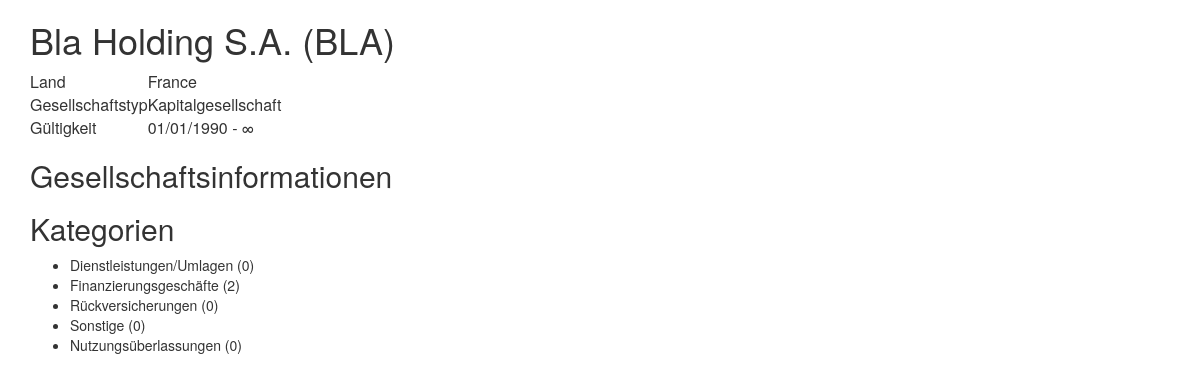
/company/2/, run on the app's committed database.
### documenter/models.py (models this page shows, shortened)
class Company(models.Model):
    shortname = models.CharField(max_length=50, unique=True)
    name = models.CharField(max_length=255)
    category = models.ForeignKey(CompanyCategory)
    country = models.CharField(max_length=2, choices=ISO31661a2)
    data_json = models.TextField(default='{}')
    begin = models.DateField(default=datetime.date.today())
    end = models.DateField(blank=True, null=True)

class CompanyCategory(models.Model):
    name = models.CharField(max_length=120)
    template_json = models.TextField()
    def __str__(self):
        return self.name

class DealingCategory(models.Model):
    name = models.CharField(max_length=120)
    template_json = models.TextField(default='{}')

### documenter/views.py (the view)
# urls.py: url(r'^company/(?P<id>\d+)/$', CompanyDetailView.as_view(), name='company-detail-view'),
class CompanyDetailView(View):
    def get(self, request, *args, **kwargs):
        company = Company.objects.get(pk=self.kwargs['id'])
        categories = DealingCategory.objects.annotate(
            num_dealings=Count(Case(
                When(Q(dealing__beneficiary=company) | Q(dealing__supplier=company), then=1),
            ))
        )
        dealing_list = Dealing.objects.filter(Q(beneficiary=company) | Q(supplier=company))
        return render(request, 'documenter/company_detail.html', context={
            'company': company,
            'categories': categories,
            'dealing_list': dealing_list
        })

### documenter/templatetags/documenter_filter.py (called while the page is built)
@register.filter(is_safe=False)
def date_or_infinite(value):
    if value is None:
        return mark_safe('&#8734;')
    try:
        return formats.date_format(value, "SHORT_DATE_FORMAT")
    except AttributeError:
        try:
            return format(value, "SHORT_DATE_FORMAT")
        except AttributeError:
            return ''

### documenter/templates/documenter/company_detail.html (shortened to what this page needs)
{% extends 'base.html' %}
{% load static %}
{% load documenter_filter %}
{% block content %}
<div class="col-md-12">
    <h1>{{ company.name }} ({{ company.shortname }})</h1>
    <table>
        <tr>
            <td>Land</td>
            <td>{{ company.get_country_display }}</td>
        </tr>
        <tr>
            <td>Gesellschaftstyp</td>
            <td>{{ company.category }}</td>
        </tr>
        <tr>
            <td>Gültigkeit</td>
            <td>{{ company.begin|date_or_infinite }} - {{ company.end|date_or_infinite }}</td>
        </tr>
    </table>
    <div id="company_description">
        <h2>Gesellschaftsinformationen</h2>
    </div>
    <div id="dealing_list">
        <h2>Kategorien</h2>
        <ul>
            {% for category in categories %}
                <li>{{ category.name }} ({{ category.num_dealings }})</li>
            {% endfor %}
        </ul>
    </div>
</div>
{% endblock %}

### data on the page
Company: name "Bla Holding S.A.", shortname "BLA", country "France", category "Kapitalgesellschaft", begin "01/01/1990", end "∞"
DealingCategory: name "Dienstleistungen/Umlagen", num_dealings "0"
DealingCategory: name "Finanzierungsgeschäfte", num_dealings "2"
DealingCategory: name "Rückversicherungen", num_dealings "0"
DealingCategory: name "Sonstige", num_dealings "0"
DealingCategory: name "Nutzungsüberlassungen", num_dealings "0"
